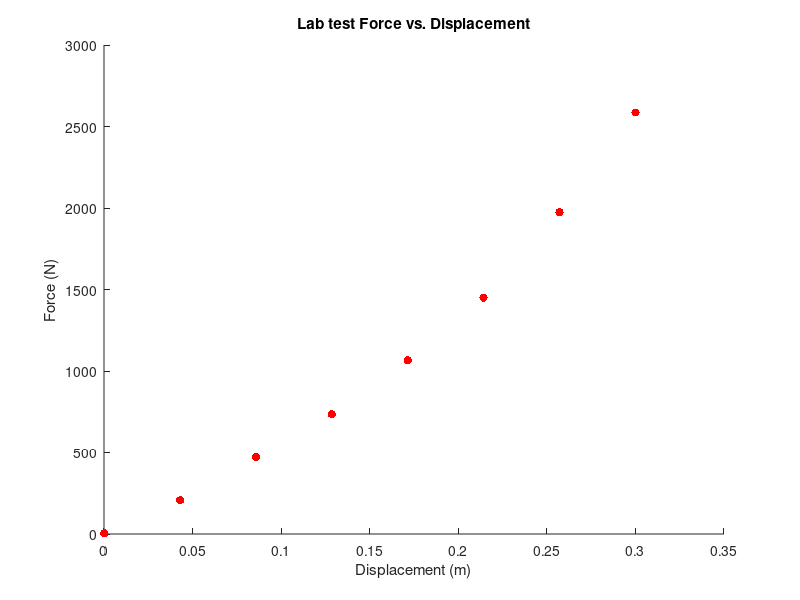
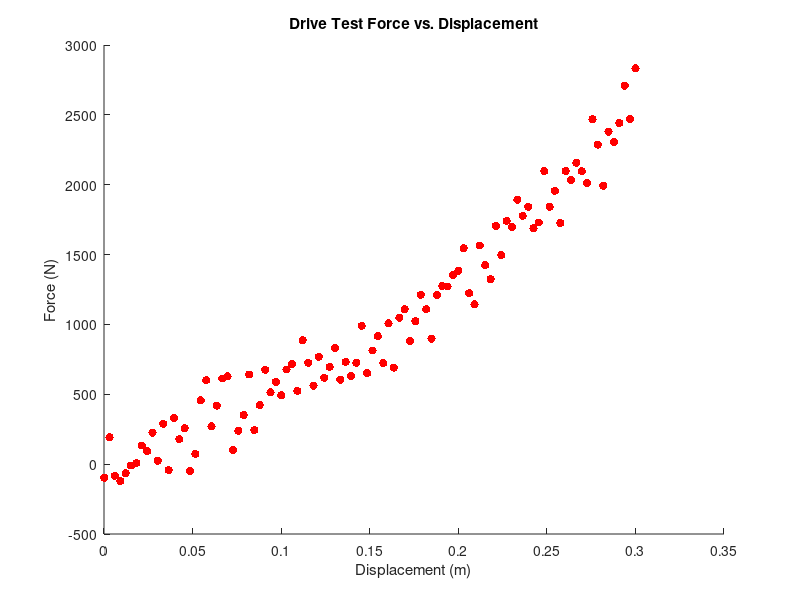
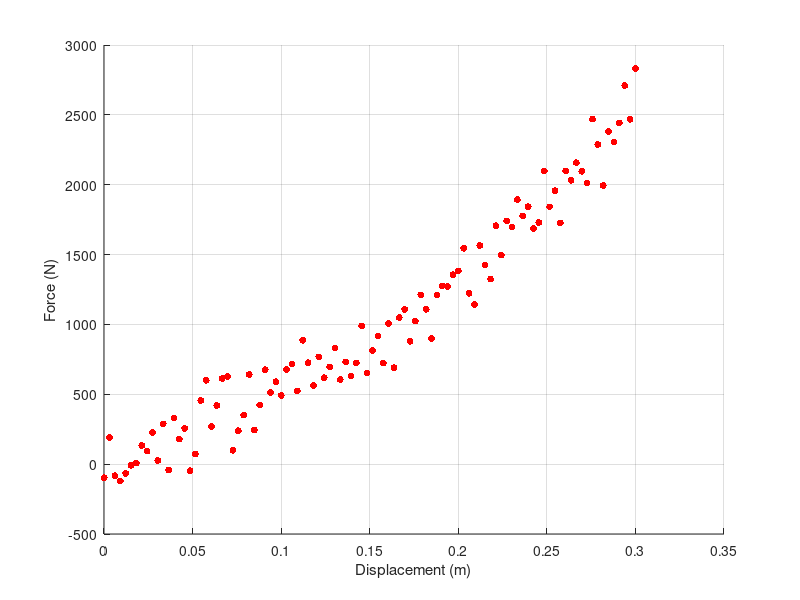

Reproduce these figures in MATLAB, in order. (Note: this script raises an error after producing the figures.)
%%
% Script: springModelComparison_Chambers.m
%
% This script performs regression analysis and model validation for a 
% nonlinear spring system tested under two experimental setups: a drive 
% test and a lab test. The objective is to identify the most appropriate 
% model for characterizing the force–displacement relationship, evaluate 
% model accuracy, and visualize both interpolation and extrapolation 
% behaviors.
%
% The models compared include linear, quadratic, cubic, power, logarithmic, 
% and exponential regressions, fitted using a least-squares regression 
% function. Each model's residual distribution and root-mean-square error 
% (RMSE) are computed and compared to determine the best overall fit for 
% the nonlinear spring data. A cubic model is selected for further analysis 
% and extrapolation.
%
% In the second section, cubic spline interpolation is applied to the lab 
% data and compared with the cubic regression model using both absolute 
% and relative error metrics. The third section extends both models beyond 
% the measured displacement range to assess predictive stability and 
% divergence in the extrapolated region.
%
% The script calls the following functions:
% [y_fit, residuals] = lsRegression(x_data, y_data, fitType)
% rmse = rmsError(y_true, y_pred)
%
% Outputs:
% - Figure 1: Lab test Force vs. Displacement
% - Figure 2: Drive test Force vs. Displacement
% - Figure 3: All regression model fits vs. drive test data
% - Figure 4: Selected regression model fits (subset)
% - Figure 5: All regression residuals
% - Figure 6: Selected regression residuals
% - Figure 7: RMSE comparison bar chart
% - Figure 8: Spline interpolation of lab data
% - Figure 9: Comparison between spline and cubic regression
% - Figure 10: Spline vs regression with error overlays
% - Figure 11: Relative error between models
% - Figure 12: Extrapolation of models up to 0.4 m displacement
%
% Author:       Isaac Chambers
% Section:      ME 2016 - C
% Assignment:   MP3
% Date:         10/29/2025


clear, clc, close all;

load("drivetest.mat")
load("labtest.mat")


%% Part 1 

figure;
scatter(x_lab, F_lab, 'r', 'filled')
xlabel('Displacement (m)') 
ylabel('Force (N)')
title('Lab test Force vs. Displacement')

figure;
scatter(x_drive, F_drive, 'r', 'filled')
xlabel('Displacement (m)') 
ylabel('Force (N)')
title('Drive Test Force vs. Displacement')

figure
scatter(x_drive, F_drive, 25, 'r', 'filled')
xlabel('Displacement (m)')
ylabel('Force (N)')
hold on
grid on

fit_types = {'linear','quadratic','cubic','power', 'log', 'exponential'};

for i = 1:numel(fit_types)
    [y_line, ~] = lsRegression(x_drive, F_drive, fit_types{i});
    plot(x_drive, y_line, 'LineWidth', 1.5, 'DisplayName', fit_types{i})
end

legend('Data', fit_types{:}, 'Location', 'best')
title('All Regression Model Fits vs. Drive Test Data')

figure
scatter(x_drive, F_drive, 25, 'r', 'filled')
xlabel('Displacement (m)')
ylabel('Force (N)')
hold on
grid on

x_line = linspace(min(x_drive), max(x_drive), 500)';
fit_types_select = {'linear','quadratic','cubic','power'};

for i = 1:numel(fit_types_select)
    [y_line, ~] = lsRegression(x_drive, F_drive, fit_types_select{i});
    plot(x_drive, y_line, 'LineWidth', 2, 'DisplayName', fit_types_select{i})
end

legend('Data', fit_types_select{:}, 'Location', 'best')
title('Select Regression Model Fits vs. Drive Test Data')

figure
hold on
grid on

for i = 1:numel(fit_types)
    [~, residuals] = lsRegression(x_drive, F_drive, fit_types{i});
    scatter(x_drive, residuals, 'filled')
end
yline(0, 'LineWidth', 2.5, 'Color', 'black')
legend(fit_types{:})
title('All Regression Model Residuals vs. Displacement')

figure
hold on
grid on

for i = 1:numel(fit_types_select)
    [~, residuals] = lsRegression(x_drive, F_drive, fit_types_select{i});
    scatter(x_drive, residuals, 'filled')
end
yline(0, 'LineWidth', 2.5, 'Color', 'black')
legend(fit_types_select{:})
title('Select Regression Model Residuals vs. Displacement')

rmse_vals = zeros(numel(fit_types),1);
for i = 1:numel(fit_types)
    [y,resid] = lsRegression(x_drive, F_drive, fit_types{i});
    rmse_vals(i) = rmsError(F_drive, y);
end

T = table(char(fit_types'), rmse_vals, 'VariableNames', {'Model','RMSE'});
disp(T)

figure
bar(fit_types, rmse_vals)
ylabel('RMSE')
title('Goodness-of-Fit Comparison for All Models')
grid on

% cubic equation
[y_fit_best, ~] = lsRegression(x_drive, F_drive, 'cubic');
x = x_drive(:);
A = [x.^3 x.^2 x ones(size(x))];
b = pinv(A) * F_drive(:);
fprintf('Cubic model: F = %.4f*x^3 + %.4f*x^2 + %.4f*x + %.4f\n', b)


%% Part 2 
x_fine = linspace(min(x_lab), max(x_lab), 500)';

S = spline(x_lab, F_lab);
F_spline = ppval(S, x_fine);

[y_reg, ~] = lsRegression(x_drive, F_drive, 'cubic');
F_reg_interp = interp1(x_drive, y_reg, x_fine, 'linear','extrap');


figure
scatter(x_lab, F_lab, 40, 'r', 'filled')
hold on
plot(x_fine, F_spline, 'b-', 'LineWidth', 2)
xlabel('Displacement (m)')
ylabel('Force (N)')
title('Cubic Spline Interpolation of Lab Test Data')
legend('Lab Data','Cubic Spline','Location','best')
grid on

figure
plot(x_fine, F_spline, 'b','LineWidth',2)
hold on
plot(x_fine, F_reg_interp, 'r--','LineWidth',2)
scatter(x_lab, F_lab,40,'k','filled')
xlabel('Displacement (m)')
ylabel('Force (N)')
legend('Spline Interpolation','Cubic Regression','Lab Data','Location','best')
title('Comparison: Spline vs Cubic Regression')
grid on


error_abs = abs(F_spline - F_reg_interp);
error_rel = 100 * abs((F_spline - F_reg_interp) ./ F_spline);

figure
subplot(2,1,1)
yyaxis left
plot(x_fine, F_spline, 'b-', 'LineWidth', 2)
hold on
plot(x_fine, F_reg_interp, 'r--', 'LineWidth', 2)
scatter(x_lab, F_lab, 40, 'k', 'filled')
ylabel('Force (N)')
yyaxis right
plot(x_fine, error_abs, 'm-', 'LineWidth', 1.8)
ylabel('|Error| (N)')
xlabel('Displacement (m)')
title('Spline vs Regression with Absolute Error Overlay')
legend('Spline','Regression','Lab Data','|Error|','Location','best')
grid on

subplot(2,1,2)
plot(x_fine, error_rel, 'c-', 'LineWidth', 2)
xlabel('Displacement (m)')
ylabel('Relative Error (%)')
title('Relative Error Between Models')
ylim([0, 50])
grid on


%% Part 3 

x_ext = linspace(0, 0.4, 500)';

S = spline(x_lab, F_lab);
F_spline_ext = ppval(S, x_ext);

[y_reg, ~] = lsRegression(x_drive, F_drive, 'cubic');
F_reg_ext = interp1(x_drive, y_reg, x_ext, 'linear', 'extrap');

figure
hold on
scatter(x_lab, F_lab, 40, 'k', 'filled')
plot(x_ext, F_spline_ext, 'b-', 'LineWidth', 2)
plot(x_ext, F_reg_ext, 'r--', 'LineWidth', 2)
xlabel('Displacement (m)')
ylabel('Force (N)')
title('Model Extrapolation to 0.4 m')
legend('Lab Data','Spline Interpolation','Cubic Regression','Location','best')
grid on



figure
plot(x_ext, F_reg_ext, 'r--', 'LineWidth', 2)
hold on
plot(x_ext, F_spline_ext, 'b-', 'LineWidth', 1.5)
xline(0.3, 'k--', 'LineWidth', 1)
xlabel('Displacement (m)')
ylabel('Force (N)')
title('Extrapolation Beyond Measured Range (0.3 m to 0.4 m)')
legend('Cubic Regression','Spline Interpolation', 'Data Limit','Location','best')
grid on
xlim([0.25 0.4])
